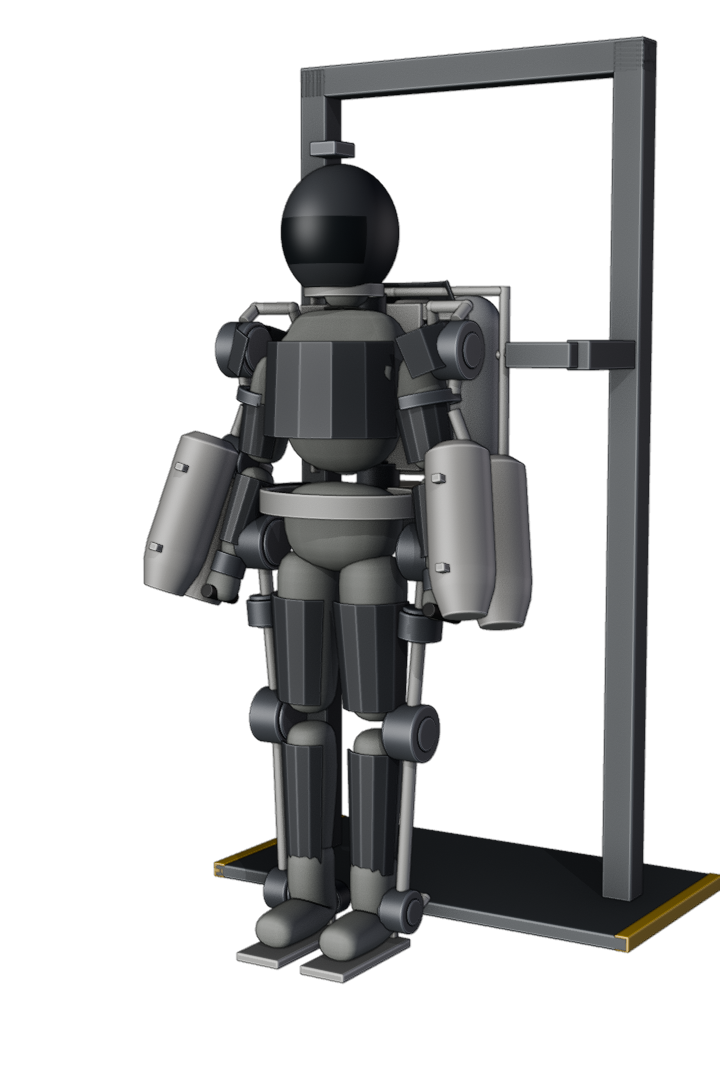
#> input picture renders/r1_34.png, 720 x 1080 px, given in place of r1_34.png_front.png, which was not available
$ python sheet.py ../renders/r1_34.png ../renders/r1_front.png
#> lines starting #> are read from the running program, lines starting #| are printed output that depends on the picture; pictures that were not available may be replaced by others from this repository, and a replacement may not be noted
"""Compose review renders into one labelled contact sheet (system python + Pillow).

    python3 scripts/sheet.py <tag> <title> [panel:label ...]
"""
import sys
import os
from PIL import Image, ImageDraw, ImageFont

ROOT = os.path.dirname(os.path.dirname(os.path.abspath(__file__)))
R = os.path.join(ROOT, "renders")
tag, title = sys.argv[1], sys.argv[2]
panels = [a.split(":", 1) for a in sys.argv[3:]] or [["front", "FRONT · ORTHO"], ["side", "LEFT · ORTHO"],
                                                      ["34", "3/4 · 62 mm"], ["sil", "SILHOUETTE"]]


def font(size):
#> called with size = 15
    for f in ("/usr/share/fonts/truetype/dejavu/DejaVuSansMono.ttf",
              "/usr/share/fonts/truetype/liberation/LiberationMono-Regular.ttf"):
        if os.path.exists(f):
            return ImageFont.truetype(f, size)
    return ImageFont.load_default()


F, FS = font(15), font(12)
ims = []
for key, label in panels:
    im = Image.open(os.path.join(R, f"{tag}_{key}.png")).convert("RGBA")
#> im is the input picture: PIL image 720x1080 RGBA; mean R, G, B, A 23.9, 24.3, 24.7, 81.2
    bgc = (236, 236, 232, 255) if key == "sil" else (62, 66, 72, 255)
    bg = Image.new("RGBA", im.size, bgc)
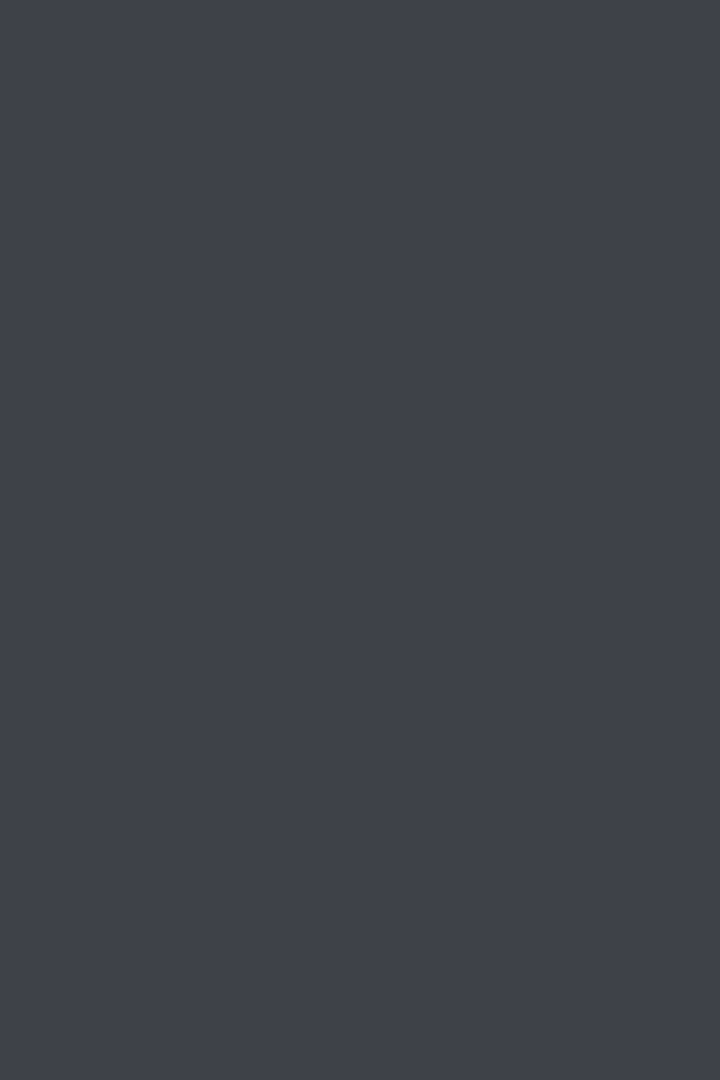
#> bg: PIL image 720x1080 RGBA; mean R, G, B, A 62, 66, 72, 255
    if key not in ("sil",):
        # soft vertical gradient behind clay renders
        g = Image.linear_gradient("L").resize(im.size)
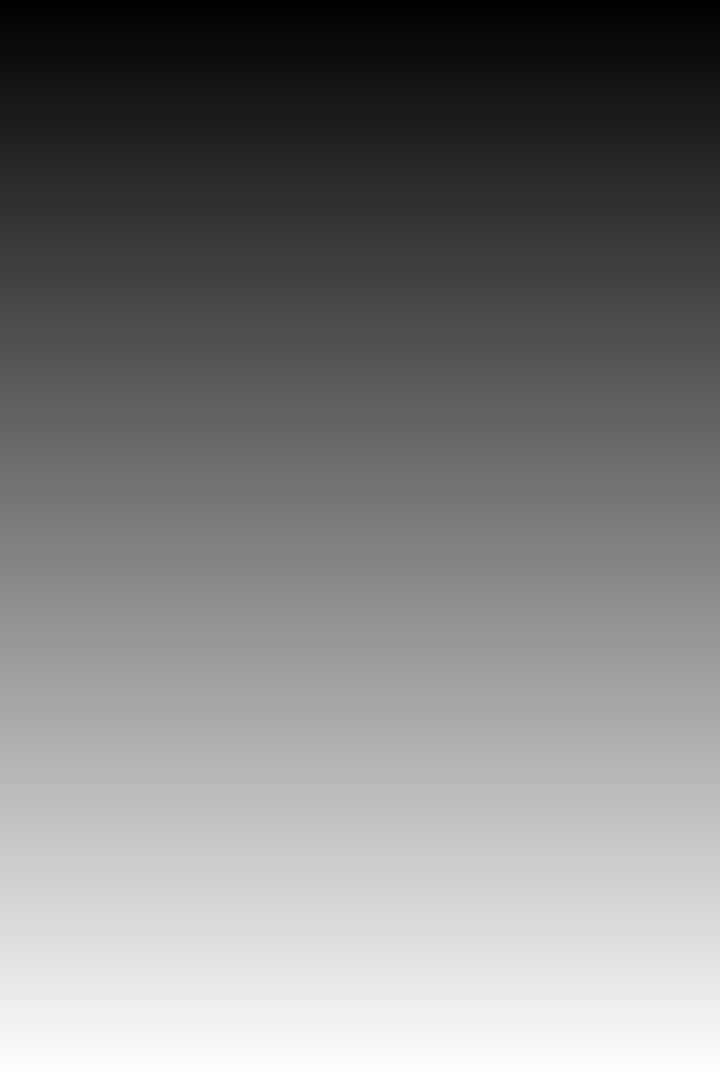
#> g: PIL image 720x1080 L; min 0, max 255, mean 127.5
        top = Image.new("RGBA", im.size, (84, 89, 96, 255))
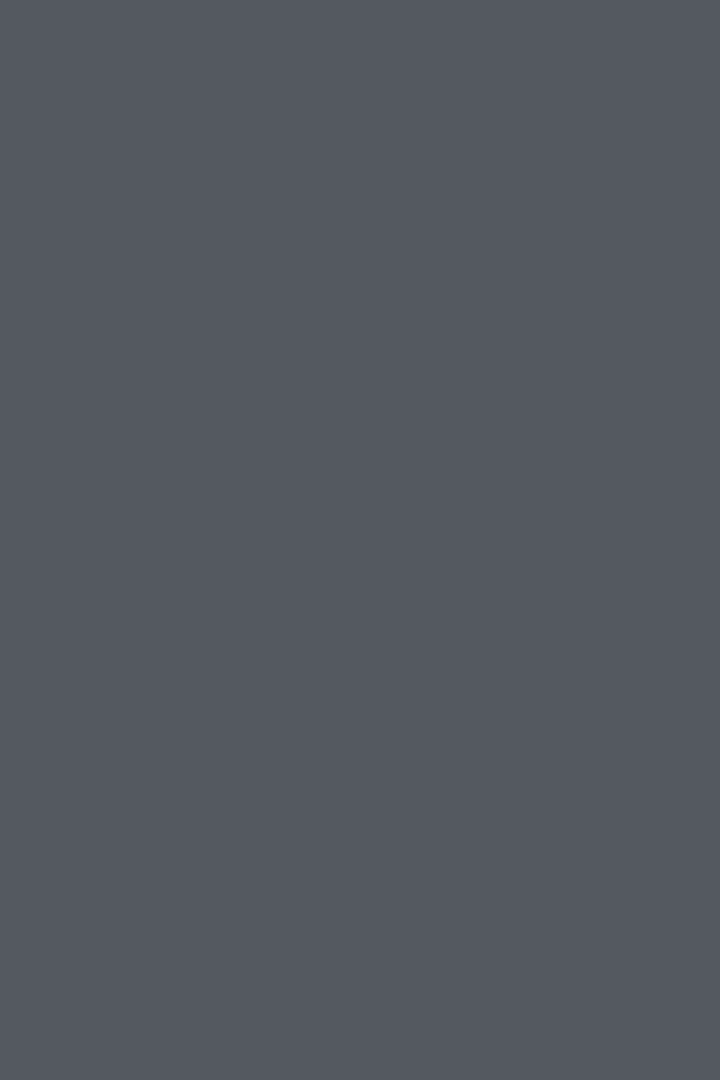
#> top: PIL image 720x1080 RGBA; mean R, G, B, A 84, 89, 96, 255
        bg = Image.composite(bg, top, g)
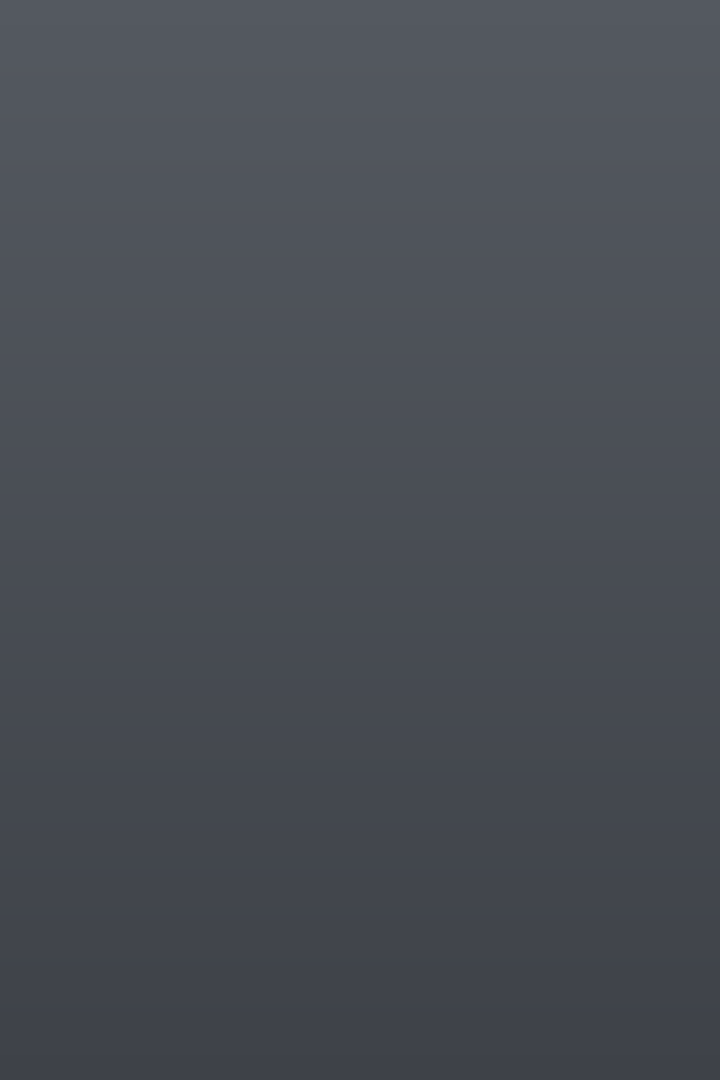
#> bg: PIL image 720x1080 RGBA; mean R, G, B, A 73, 77.5, 84, 255
    bg.alpha_composite(im)
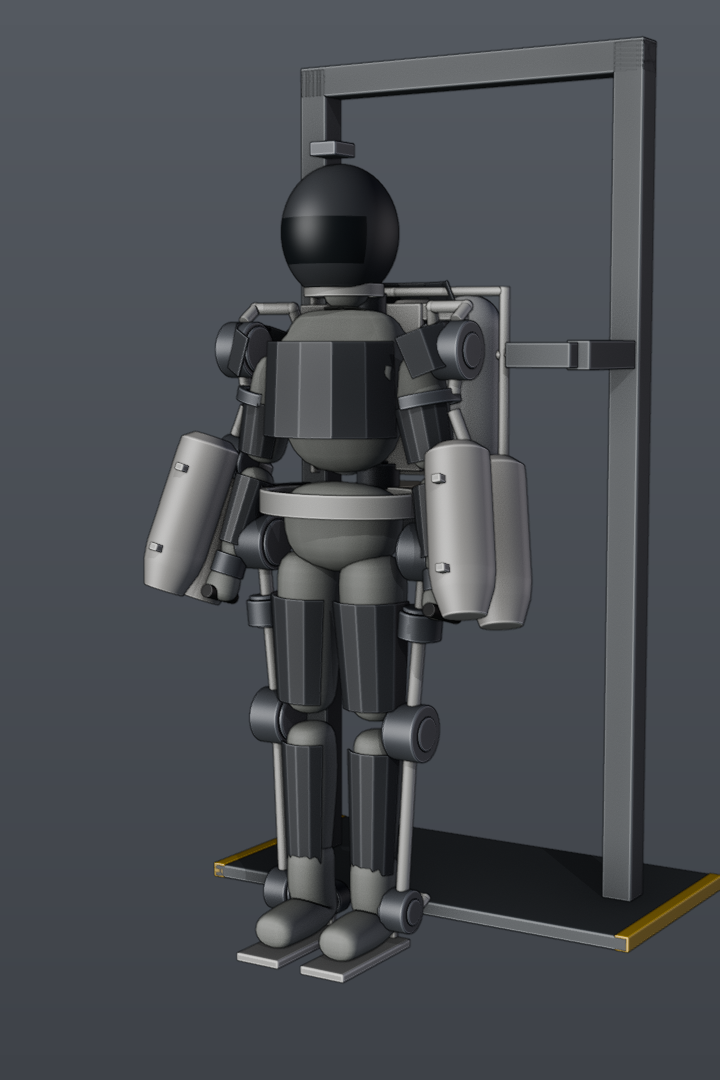
#> bg: PIL image 720x1080 RGBA; mean R, G, B, A 73.5, 77, 81.8, 255
    ims.append((bg.convert("RGB"), label))
#> pass 2 of the loop `for key, label in panels:`:
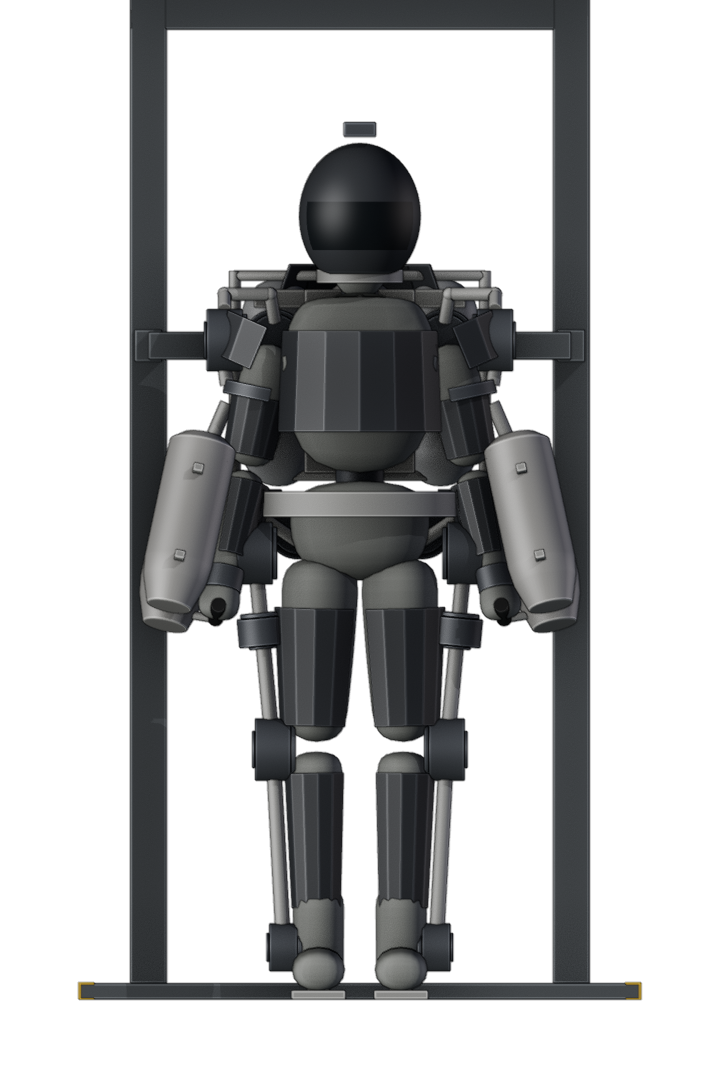
#> input picture renders/r1_front.png, 720 x 1080 px, given in place of r1_34.png_side.png, which was not available
#> im is the input picture: PIL image 720x1080 RGBA; mean R, G, B, A 23.9, 24.6, 25.2, 93
#> `bg.alpha_composite(im)`:
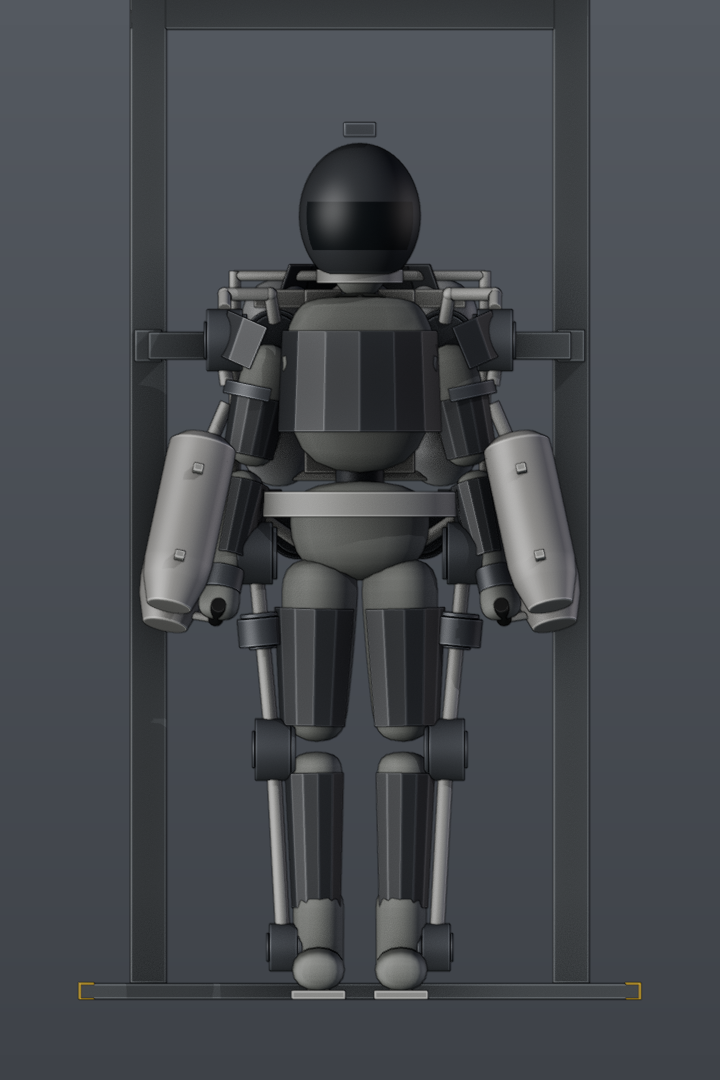
#> bg: PIL image 720x1080 RGBA; mean R, G, B, A 69.9, 73.5, 78.2, 255
#> (the run stopped early here; a loop or call above may not have finished)
